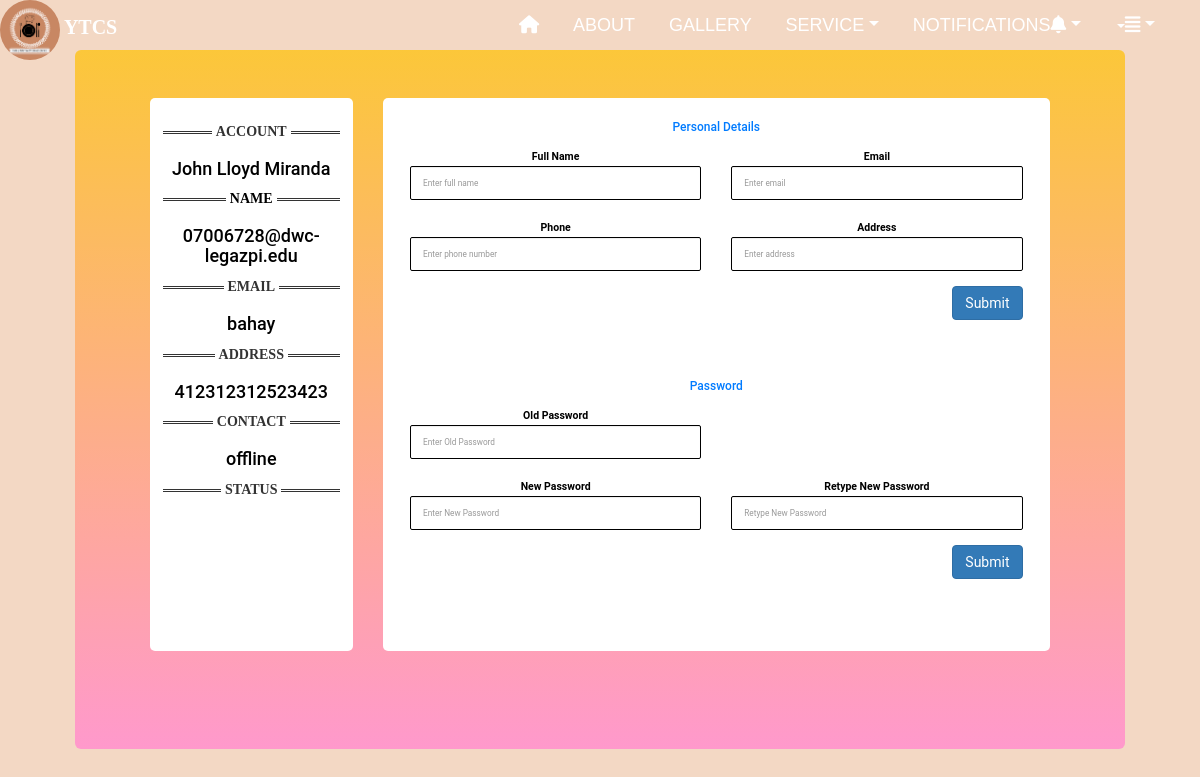
The app's page /website/settings.php (signed in), older data.
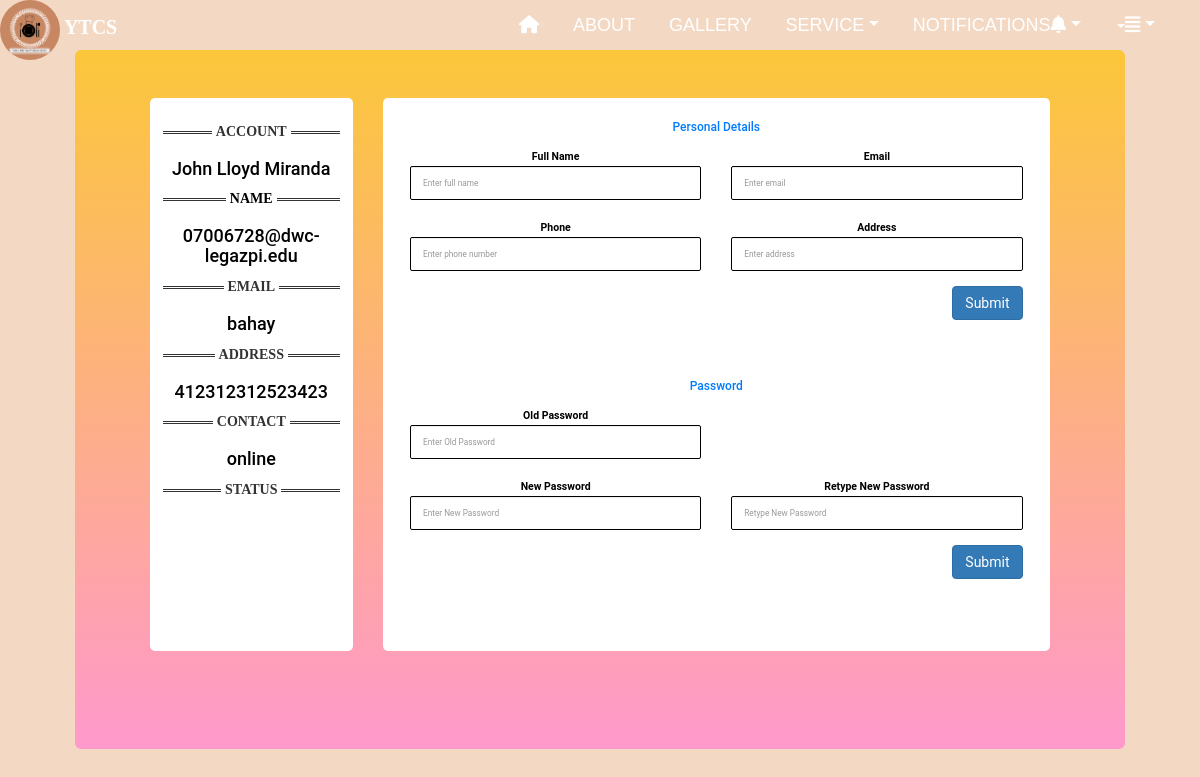
The same page, newer data.
### tables this page shows
CREATE TABLE `client` (
  `client_id` int(55) NOT NULL,
  `client_name` varchar(55) NOT NULL,
  `client_username` varchar(55) NOT NULL,
  `password` varchar(55) NOT NULL,
  `address` varchar(70) NOT NULL,
  `contact` varchar(55) NOT NULL,
  `birthday` varchar(55) NOT NULL,
  `email` varchar(55) NOT NULL,
  `status` varchar(55) NOT NULL,
  `unique_id` int(55) NOT NULL
);

### website/settings.php (the view, shortened to what this page needs)
<!DOCTYPE html>
<?php
include"../database/connecting_to_DB.php";
?>
<html>
    <head>
  <link rel="stylesheet" href="https://cdnjs.cloudflare.com/ajax/libs/font-awesome/5.15.3/css/all.min.css"/>
<link rel="stylesheet" href="https://stackpath.bootstrapcdn.com/bootstrap/4.5.0/css/bootstrap.min.css">
<link rel="stylesheet" href="https://maxcdn.bootstrapcdn.com/font-awesome/4.7.0/css/font-awesome.min.css">
<link rel="stylesheet" href="https://cdn.jsdelivr.net/npm/bootstrap@4.1.3/dist/css/bootstrap.min.css">
    <link rel="stylesheet" href="https://maxcdn.bootstrapcdn.com/bootstrap/3.4.1/css/bootstrap.min.css">
    <link href='https://unpkg.com/boxicons@2.0.7/css/boxicons.min.css' rel='stylesheet'>
    <link rel="stylesheet" type="text/css" href="https://cdn.datatables.net/1.12.0/css/jquery.dataTables.css">
<link rel="stylesheet" href="../css/main.css">
<link rel="stylesheet" href="../css/chat.css">
    </head>
    <body style="background-color: #f3d8c4 ;">
    <nav>
        <img class="img2" src="Add a subheading.png">
      <h4 class="title"> YTCS</h4>
        <ul>
          <li><a href="index.php"><i class="fas fa-home"></i></a></li>
          <li><a href="design_about.php">ABOUT</a></li>
          <li><a href="#">GALLERY</a></li>
          <li class="dropdown"><a class="dropdown-toggle" data-toggle="dropdown" href="#">SERVICE</span></a>
             </li>
             <li class="dropdown"><a class="dropdown-toggle" data-toggle="dropdown" href="#">NOTIFICATIONS</span><i class="fas fa-bell"></i></a>
             </li>
         <li class="dropdown">
         <a class="dropdown-toggle" data-toggle="dropdown" href="#"><span class="caret"></span><i class="fas fa-align-justify"></i></a>
         </li>
       </ul>
     </nav>
<div class="container">
     <div  id="add" class="jumbotron jumbotron-fluid bg">
	 <?php
		$client_id =  $_SESSION["client_id"];
		$sql_query = "SELECT * FROM client WHERE client_id='$client_id' ";
		$result = $conn -> query($sql_query);
		while($row = $result -> fetch_assoc()){
	?>
<div class="row gutters">
	<div class="col-xl-3 col-lg-3 col-md-12 col-sm-12 col-12">
		<div class="card h-100">
			<div class="card-body">
				<div class="account-settings">
					<div class="user-profile">
					<hr class="pog">
						<h4 class="user-name"><?php echo $row['client_name'];?></h4>
						<hr class="name">
			<h4 class="user-name"><?php echo $row['email'];?></h4>
						<hr class="email">
            <h4 class="user-name"><?php echo $row['address'];?></h4>
						<hr class="address">
            <h4 class="user-name"><?php echo $row['contact'];?></h4>
						<hr class="contact">
            <h4 class="user-name"><?php echo $row['status'];?></h4>
						<hr class="status">
					</div>
					<?php
		}
	?>
				</div>
			</div>
		</div>
	</div>
	<div class="col-xl-9 col-lg-9 col-md-12 col-sm-12 col-12">
		<div class="card h-100">
			<div class="card-body">
				<form  method="POST"  action="../code/updateDetails.php" class="row gutters">
					<div class="col-xl-12 col-lg-12 col-md-12 col-sm-12 col-12">
						<h6 class="mb-3 text-primary">Personal Details</h6>
					</div>
					<div class="col-xl-6 col-lg-6 col-md-6 col-sm-6 col-12">
						<div class="form-group">
							<label for="fullName"class="label">Full Name</label>
							<input type="text" class="form-control" id="name" name="name" placeholder="Enter full name">
						</div>
					</div>
					<div class="col-xl-6 col-lg-6 col-md-6 col-sm-6 col-12">
						<div class="form-group">
							<label for="eMail"class="label">Email</label>
							<input type="email" class="form-control" id="email" name="email" placeholder="Enter email">
						</div>
					</div>
					<div class="col-xl-6 col-lg-6 col-md-6 col-sm-6 col-12">
						<div class="form-group">
							<label for="phone"class="label">Phone</label>
							<input type="number" class="form-control" id="contact" name="contact" placeholder="Enter phone number">
						</div>
					</div>
					<div class="col-xl-6 col-lg-6 col-md-6 col-sm-6 col-12">
						<div class="form-group">
							<label for="website"class="label">Address</label>
							<input type="text" class="form-control" id="address" name="address" placeholder="Enter address">
						</div>
					</div>
					<div class="col-xl-12 col-lg-12 col-md-12 col-sm-12 col-12">
						<div class="text-right">
						<input type="submit" class="btn btn-primary" name="update">
						</div>
					</div>
				</form>
				<form  method="POST"  action="../code/changePassword.php" class="row gutters">
					<div class="col-xl-12 col-lg-12 col-md-12 col-sm-12 col-12">
						<h6 class="mb-3 text-primary">Password</h6>
					</div>
					<div class="col-xl-6 col-lg-6 col-md-6 col-sm-6 col-12">
						<div class="form-group">
							<label for="Street" class="label">Old Password</label>
							<input type="password" class="form-control" id="Street" name="old_password"require placeholder="Enter Old Password">
						</div>
					</div>
					<div class="col-xl-6 col-lg-6 col-md-6 col-sm-6 col-12">
					</div>
					<div class="col-xl-6 col-lg-6 col-md-6 col-sm-6 col-12">
						<div class="form-group">
							<label for="sTate"class="label">New Password</label>
							<input type="password" class="form-control" id="sTate" name="new_password"require placeholder="Enter New Password">
						</div>
					</div>
					<div class="col-xl-6 col-lg-6 col-md-6 col-sm-6 col-12">
						<div class="form-group">
							<label for="zIp"class="label">Retype New Password</label>
							<input type="password" class="form-control" id="zIp" name="retype"require placeholder="Retype New Password">
						</div>
					</div>
					<div class="col-xl-12 col-lg-12 col-md-12 col-sm-12 col-12">
						<div class="text-right">
						<input type="submit" class="btn btn-primary" name="change">
						</div>
					</div>
				</form>
			</div>
		</div>
	</div>
</div>
</div>
</div>
    </body>
</html>

### css/main.css (style rules this page uses)
.img2 { height: 60px; width: 60px; border-radius: 50%; }
nav { height: 50px; background: url('../img/pud2.png'); background-repeat: no-repeat; background-size: auto; font-family: 'Gill Sans', 'Gill Sans MT', Calibri, 'Trebuchet MS', sans-serif; text-decoration: none; }
nav ul { float: right; margin-right: 30px; text-decoration: none; }
nav ul li { display: inline-block; transition: all .2s ease; text-decoration: none; }
nav ul li a { color: rgb(255, 255, 255); display: block; padding: 5px 15px; line-height: 40px; font-size: 18px; transition: all .5s ease; text-decoration: none; }
* { box-sizing:border-box }
body { background-color: white; background-repeat: no-repeat; background-size: 100% 100%; background-position: center; font-family: Forte; }
.container { font-family: Forte; text-align: center; width: 90%; }
label { justify-content: center; margin: 20px; font-weight: bold; cursor: pointer; transition: .5s ease-in-out; }
html, body { min-height: 100%; }
body, div, form, select, p { outline: none; font-family: Roboto, Arial, sans-serif; font-size: 14px; color: black; line-height: 22px; }
input, select { margin-bottom: 10px; border: 1px solid #ccc; border-radius: 3px; }
.item:hover p, .item:hover i, .question:hover p, .question label:hover, input:hover::placeholder, a { color: #095484; }
.title { color: white; font-weight: bold; display: inline-block; font-family: Ink free; font-size: 20px; }
body { background-color: white; font-family: 'Lily Script One'; }
.row { margin-left: 0%; margin-right: 0%; }
.row:after { content: ""; display: table; clear: both; margin-top: 50px; width: 95%; }

### css/chat.css (style rules this page uses)
.jumbotron { margin-bottom: -30px; }
.name { color: black; }
.bg { background: linear-gradient(to bottom, #ffc001b5 0%, #ff99cc 100%); }
.account-settings .user-profile { margin: 0 0 1rem 0; padding-bottom: 1rem; text-align: center; }
.card { background: #ffffff; -webkit-border-radius: 5px; -moz-border-radius: 5px; border-radius: 5px; border: 0; margin-bottom: 1rem; }
.form-control { border: 1px solid #000000; -webkit-border-radius: 2px; -moz-border-radius: 2px; border-radius: 2px; font-size: .825rem; background: #ffffff; color: #000000; }
hr { border: none; border-top: 3px double #333; color: #333; overflow: visible; text-align: center; height: 5px; font-weight: bold; font-family: century; text-transform:uppercase ; }
hr.pog:after { background: #fff; content: 'Account'; padding: 0 4px; position: relative; top: -13px; }
hr.name:after { background: #fff; content: 'Name'; padding: 0 4px; position: relative; top: -13px; }
hr.email:after { background: #fff; content: 'Email'; padding: 0 4px; position: relative; top: -13px; }
hr.address:after { background: #fff; content: 'Address'; padding: 0 4px; position: relative; top: -13px; }
hr.contact:after { background: #fff; content: 'Contact'; padding: 0 4px; position: relative; top: -13px; }
hr.status:after { background: #fff; content: 'Status'; padding: 0 4px; position: relative; top: -13px; }
.label { color: #000000; }

Row changes from the older to the newer data that the page shows:
changed client "John Lloyd Miranda": status "offline" → "online"
